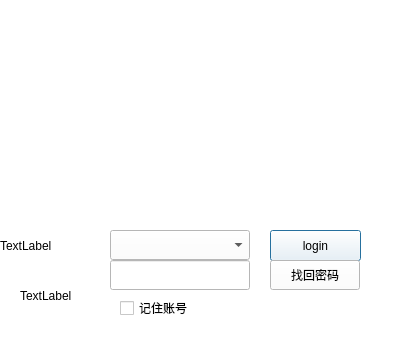
<?xml version="1.0" encoding="UTF-8"?>
<ui version="4.0">
 <class>Dialog</class>
 <widget class="QDialog" name="Dialog">
  <property name="geometry">
   <rect>
    <x>0</x>
    <y>0</y>
    <width>400</width>
    <height>339</height>
   </rect>
  </property>
  <property name="windowTitle">
   <string>Dialog</string>
  </property>
  <property name="styleSheet">
   <string notr="true">background-color: rgb(255, 255, 255);</string>
  </property>
  <widget class="QLineEdit" name="passwordEdit">
   <property name="geometry">
    <rect>
     <x>110</x>
     <y>260</y>
     <width>140</width>
     <height>30</height>
    </rect>
   </property>
   <property name="echoMode">
    <enum>QLineEdit::Password</enum>
   </property>
  </widget>
  <widget class="QPushButton" name="loginButton">
   <property name="geometry">
    <rect>
     <x>270</x>
     <y>230</y>
     <width>91</width>
     <height>31</height>
    </rect>
   </property>
   <property name="text">
    <string>login</string>
   </property>
  </widget>
  <widget class="QPushButton" name="pswButton">
   <property name="geometry">
    <rect>
     <x>270</x>
     <y>260</y>
     <width>90</width>
     <height>30</height>
    </rect>
   </property>
   <property name="text">
    <string>找回密码</string>
   </property>
  </widget>
  <widget class="QCheckBox" name="checkBox">
   <property name="geometry">
    <rect>
     <x>120</x>
     <y>300</y>
     <width>71</width>
     <height>16</height>
    </rect>
   </property>
   <property name="text">
    <string>记住账号</string>
   </property>
  </widget>
  <widget class="QComboBox" name="accountComboBox">
   <property name="geometry">
    <rect>
     <x>110</x>
     <y>230</y>
     <width>140</width>
     <height>30</height>
    </rect>
   </property>
  </widget>
  <widget class="QLabel" name="label">
   <property name="geometry">
    <rect>
     <x>0</x>
     <y>230</y>
     <width>61</width>
     <height>31</height>
    </rect>
   </property>
   <property name="text">
    <string>TextLabel</string>
   </property>
  </widget>
  <widget class="QLabel" name="label_2">
   <property name="geometry">
    <rect>
     <x>20</x>
     <y>290</y>
     <width>54</width>
     <height>12</height>
    </rect>
   </property>
   <property name="text">
    <string>TextLabel</string>
   </property>
  </widget>
 </widget>
 <tabstops>
  <tabstop>accountComboBox</tabstop>
  <tabstop>passwordEdit</tabstop>
  <tabstop>checkBox</tabstop>
  <tabstop>loginButton</tabstop>
  <tabstop>pswButton</tabstop>
 </tabstops>
 <resources/>
 <connections/>
</ui>
